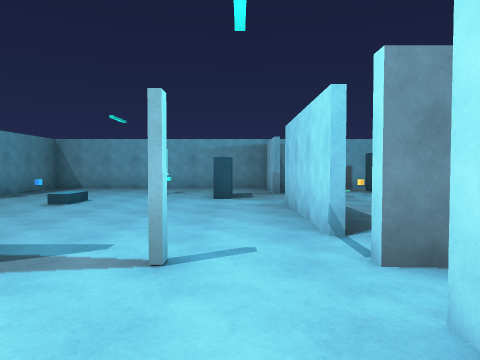
View 1 (above)

18 first-person views from a walk through a 3-D level made in the Unity game engine. The camera is 1.4 m above the floor, tilts 2° down and sees 70° across. The floor is counted in squares, 2 m on a side. Each view is taken from the middle of a square. On the plan, view 1 faces up. The plan holds only what a view shows up to about 11 squares ahead; the rest is blank. The player character is not drawn.

View 2
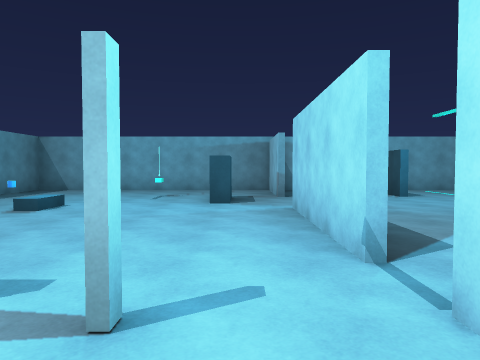

View 3
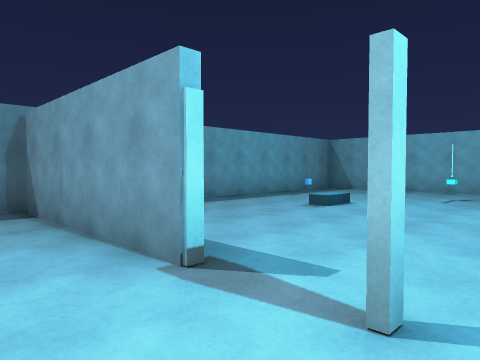

View 4
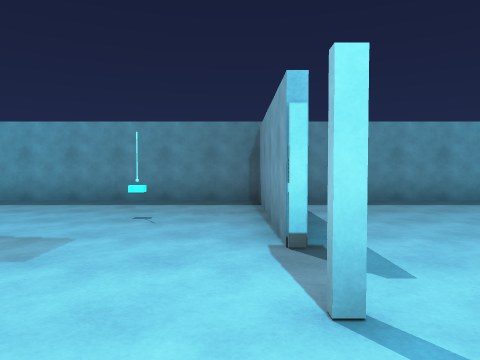

View 5
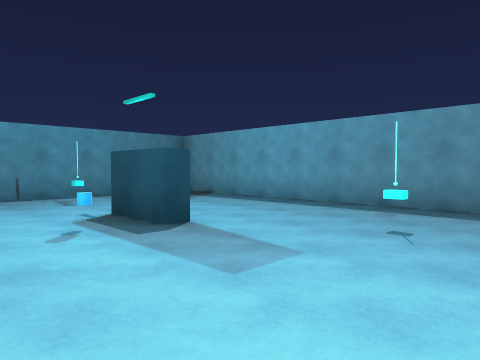

View 6
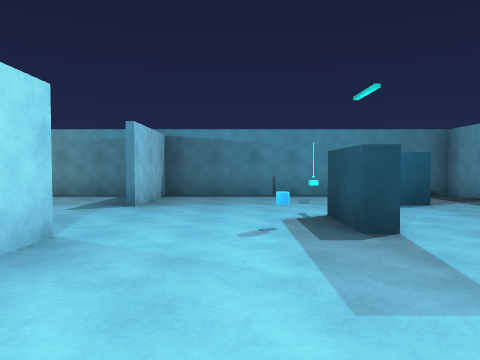

View 7
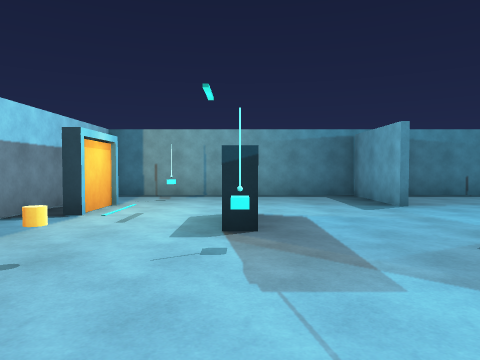

View 8
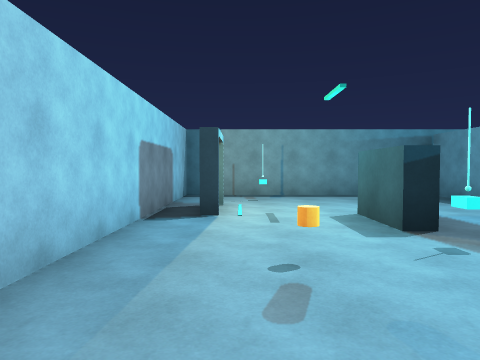

View 9
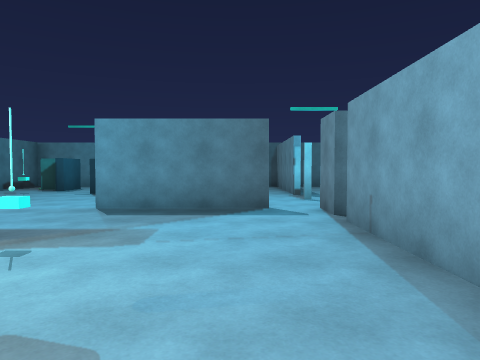

View 10
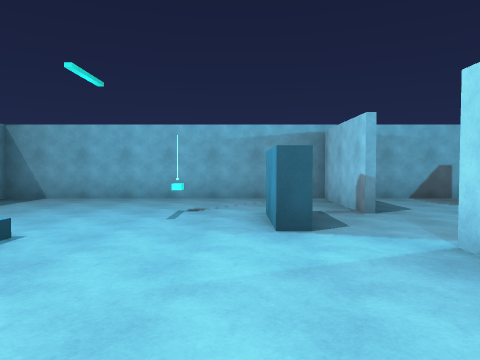

View 11
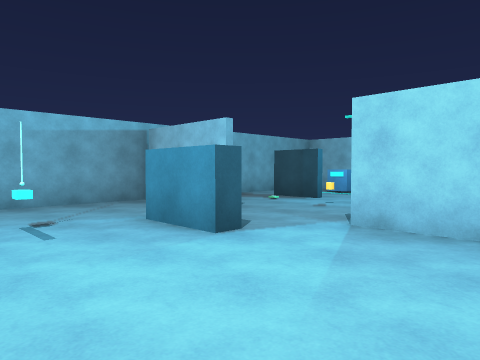

View 12
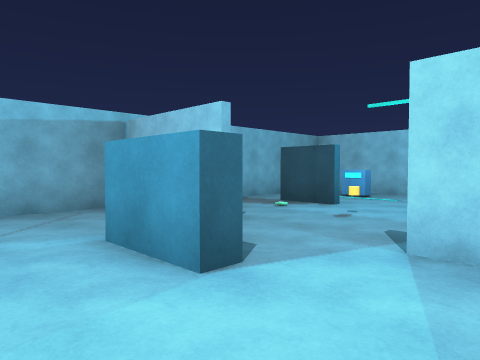

View 13
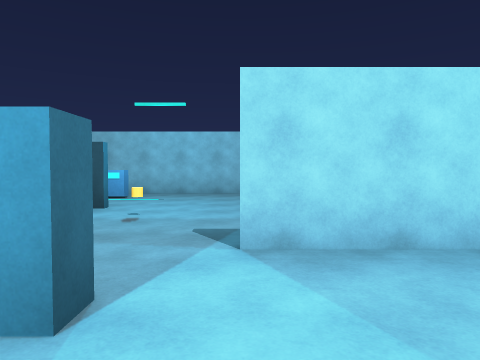

View 14
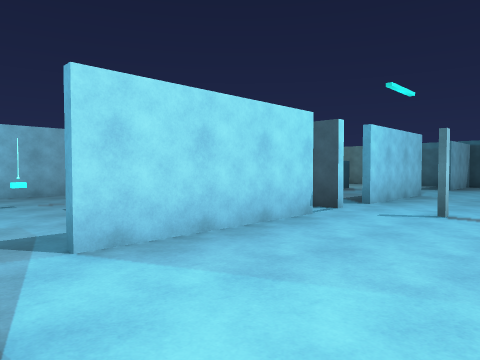

View 15
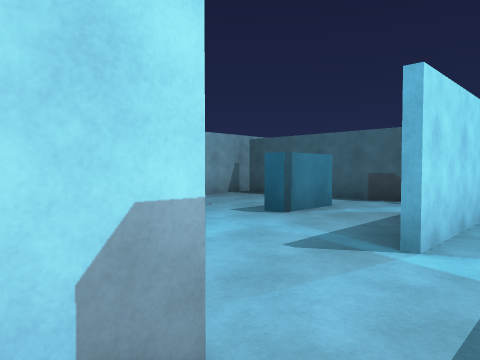

View 16
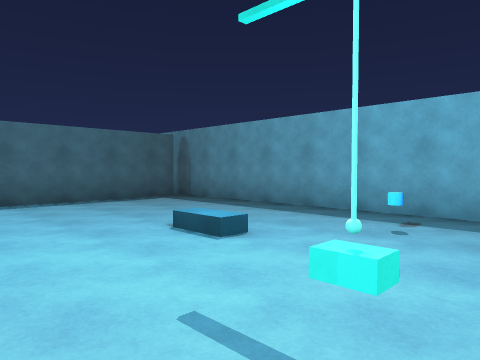

View 17
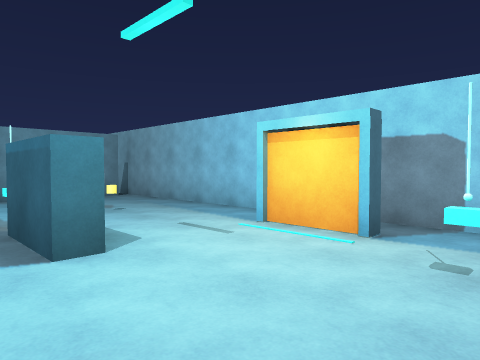

View 18
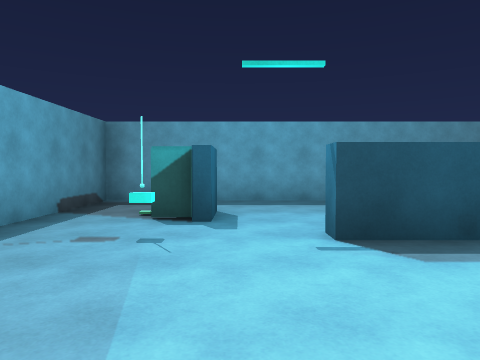

### Floor plan
Ten units are one square. View 1 is at (0, 0); x grows to the right and y downward. Boxes are objects, and circles mark ways between rooms. Rooms are numbered by the first view taken in them; rooms with no view inside come last. Other rooms are left out.
<svg viewBox="-69 -124 148 198">
<path fill="none" stroke="#000" d="M-23 24 -23 32 -28 32M9 15 9 -15M-19 -24 -60 -24M-64 -30 -64 69 10 69M9 68 9 42M42 18 42 32 38 32 38 18 42 18M64 46 64 29M50 -24 25 -24M11 42 11 68M71 -24 66 -24M11 -15 11 15M20 -24 10 -24M10 69 74 69 74 -30M-2 -78 -6 -78 -6 -92M9 -91 9 -119 -64 -119 -64 -30M9 -35 9 -70M-60 -26 -22 -26M33 -57 38 -57M69 -119 39 -119M74 -30 74 -112M38 -92 38 -108M-2 -89 -2 -78M33 -42 33 -57M39 -119 14 -119"/>
<rect x="-45" y="45" width="10" height="10" fill="#bbb"><title>other object</title></rect>
<rect x="-45" y="-15" width="10" height="10" fill="#bbb"><title>other object</title></rect>
<rect x="-25" y="45" width="10" height="10" fill="#bbb"><title>other object</title></rect>
<rect x="-25" y="15" width="20" height="10" fill="#bbb"><title>other object</title></rect>
<rect x="35" y="5" width="10" height="10" fill="#bbb"><title>other object</title></rect>
<rect x="55" y="-5" width="10" height="10" fill="#bbb"><title>other object</title></rect>
<rect x="-55" y="-95" width="10" height="10" fill="#bbb"><title>other object</title></rect>
<rect x="-25" y="-105" width="10" height="10" fill="#bbb"><title>other object</title></rect>
<rect x="45" y="-75" width="10" height="20" fill="#bbb"><title>other object</title></rect>
<rect x="55" y="-105" width="10" height="10" fill="#bbb"><title>other object</title></rect>
<rect x="25" y="-95" width="10" height="20" fill="#bbb"><title>other object</title></rect>
<circle cx="10" cy="-20" r="3" fill="#2a7"/>
<circle cx="25" cy="30" r="3" fill="#2a7"/>
<circle cx="-20" cy="-30" r="3" fill="#2a7"/>
<circle cx="-5" cy="-30" r="3" fill="#2a7"/>
<circle cx="20" cy="-30" r="3" fill="#2a7"/>
<circle cx="10" cy="-70" r="3" fill="#2a7"/>
<circle cx="40" cy="-110" r="3" fill="#2a7"/>
<circle cx="40" cy="-75" r="3" fill="#2a7"/>
<text x="-30" y="20">1</text>
<text x="50" y="20">2</text>
<text x="-30" y="-70">3</text>
<text x="50" y="-80">4</text>
<text x="20" y="-80">5</text>
</svg>
Room 1 opens to room 2. Room 1 opens to room 3. Room 2 opens to room 5. Room 3 opens to room 5. Room 4 opens to room 5.

Where each view was taken, in squares from view 1:
view 1: 0 up, 0 right, facing up
view 2: 1 up, 0 right, facing up
view 3: 1 up, 0 right, facing up-left
view 4: 2 up, 1 right, facing left
view 5: 2 up, 0 right, facing down-left
view 6: 2 up, 1 left, facing down
view 7: 2 up, 4 right, facing down
view 8: 2 up, 6 right, facing down
view 9: 1 up, 7 right, facing left
view 10: 4 up, 1 left, facing up
view 11: 5 up, 3 left, facing up-right
view 12: 6 up, 2 left, facing up-right
view 13: 7 up, 2 left, facing right
view 14: 8 up, 2 left, facing down-right
view 15: 10 up, 0 right, facing down-right
view 16: 10 up, 1 left, facing down-left
view 17: 6 down, 3 right, facing up-right
view 18: 4 down, 1 right, facing left
